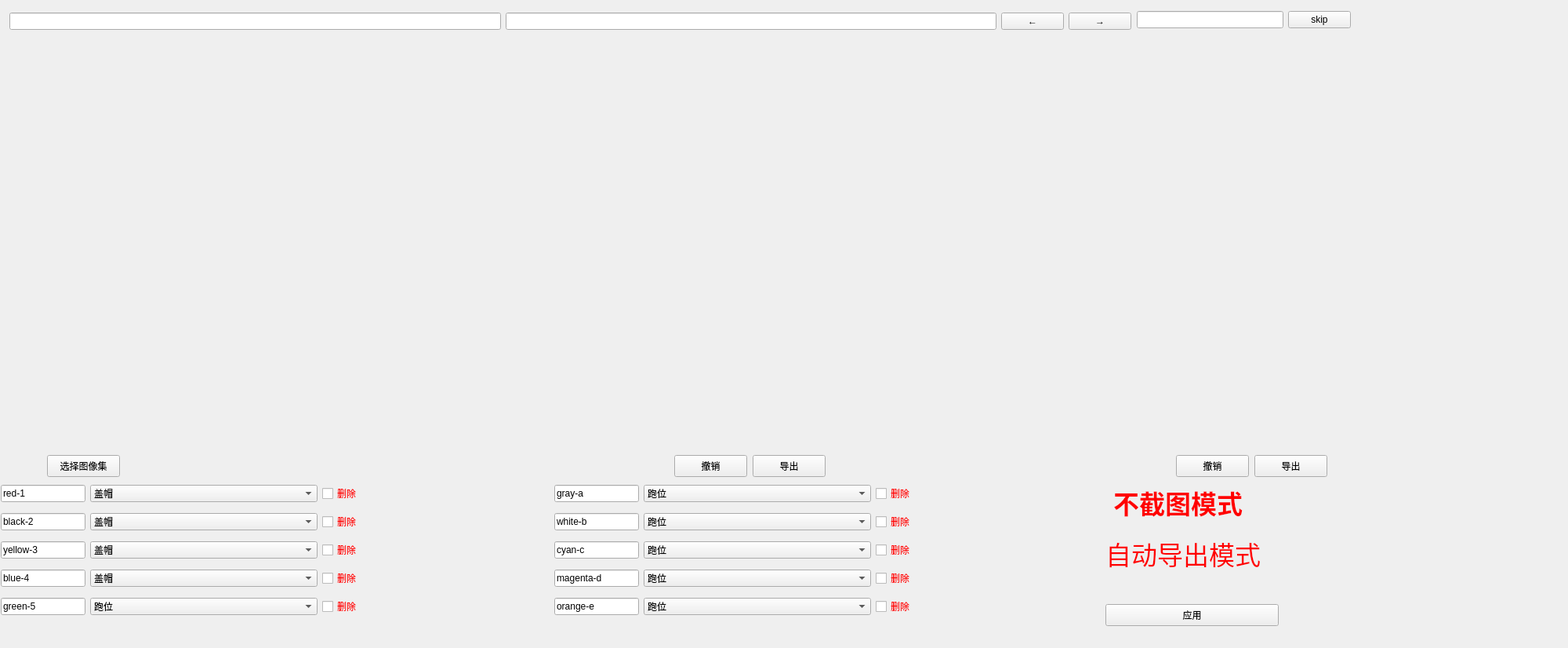
<?xml version="1.0" encoding="UTF-8"?>
<ui version="4.0">
 <class>Form</class>
 <widget class="QWidget" name="Form">
  <property name="geometry">
   <rect>
    <x>0</x>
    <y>0</y>
    <width>2000</width>
    <height>826</height>
   </rect>
  </property>
  <property name="windowTitle">
   <string>Form</string>
  </property>
  <widget class="QWidget" name="layoutWidget">
   <property name="geometry">
    <rect>
     <x>12</x>
     <y>12</y>
     <width>1431</width>
     <height>30</height>
    </rect>
   </property>
   <layout class="QHBoxLayout" name="horizontalLayout">
    <item>
     <widget class="QLineEdit" name="page"/>
    </item>
    <item>
     <widget class="QLineEdit" name="dir"/>
    </item>
    <item>
     <widget class="QPushButton" name="pb_pre">
      <property name="text">
       <string>←</string>
      </property>
     </widget>
    </item>
    <item>
     <widget class="QPushButton" name="pb_next">
      <property name="text">
       <string>→</string>
      </property>
     </widget>
    </item>
   </layout>
  </widget>
  <widget class="QWidget" name="layoutWidget">
   <property name="geometry">
    <rect>
     <x>1450</x>
     <y>10</y>
     <width>273</width>
     <height>30</height>
    </rect>
   </property>
   <layout class="QHBoxLayout" name="horizontalLayout_13">
    <item>
     <widget class="QLineEdit" name="skipline"/>
    </item>
    <item>
     <widget class="QPushButton" name="skip">
      <property name="text">
       <string>skip</string>
      </property>
     </widget>
    </item>
   </layout>
  </widget>
  <widget class="QWidget" name="layoutWidget">
   <property name="geometry">
    <rect>
     <x>1</x>
     <y>611</y>
     <width>1405</width>
     <height>182</height>
    </rect>
   </property>
   <layout class="QHBoxLayout" name="horizontalLayout_12">
    <item>
     <layout class="QVBoxLayout" name="verticalLayout">
      <item>
       <layout class="QHBoxLayout" name="horizontalLayout_2">
        <item>
         <widget class="QLineEdit" name="lineEdit">
          <property name="sizePolicy">
           <sizepolicy hsizetype="Fixed" vsizetype="Fixed">
            <horstretch>0</horstretch>
            <verstretch>0</verstretch>
           </sizepolicy>
          </property>
          <property name="text">
           <string>red-1</string>
          </property>
         </widget>
        </item>
        <item>
         <widget class="QComboBox" name="comb1">
          <item>
           <property name="text">
            <string>盖帽</string>
           </property>
          </item>
          <item>
           <property name="text">
            <string>投篮</string>
           </property>
          </item>
          <item>
           <property name="text">
            <string>罚篮</string>
           </property>
          </item>
          <item>
           <property name="text">
            <string>传球</string>
           </property>
          </item>
          <item>
           <property name="text">
            <string>防守</string>
           </property>
          </item>
          <item>
           <property name="text">
            <string>进攻</string>
           </property>
          </item>
          <item>
           <property name="text">
            <string>站位</string>
           </property>
          </item>
          <item>
           <property name="text">
            <string>挡拆</string>
           </property>
          </item>
          <item>
           <property name="text">
            <string>跑位</string>
           </property>
          </item>
         </widget>
        </item>
        <item>
         <widget class="QCheckBox" name="checkBox1">
          <property name="palette">
           <palette>
            <active>
             <colorrole role="WindowText">
              <brush brushstyle="SolidPattern">
               <color alpha="255">
                <red>255</red>
                <green>0</green>
                <blue>0</blue>
               </color>
              </brush>
             </colorrole>
            </active>
            <inactive>
             <colorrole role="WindowText">
              <brush brushstyle="SolidPattern">
               <color alpha="255">
                <red>255</red>
                <green>0</green>
                <blue>0</blue>
               </color>
              </brush>
             </colorrole>
            </inactive>
            <disabled>
             <colorrole role="WindowText">
              <brush brushstyle="SolidPattern">
               <color alpha="255">
                <red>120</red>
                <green>120</green>
                <blue>120</blue>
               </color>
              </brush>
             </colorrole>
            </disabled>
           </palette>
          </property>
          <property name="text">
           <string>删除</string>
          </property>
          <property name="tristate">
           <bool>false</bool>
          </property>
         </widget>
        </item>
       </layout>
      </item>
      <item>
       <layout class="QHBoxLayout" name="horizontalLayout_3">
        <item>
         <widget class="QLineEdit" name="lineEdit_2">
          <property name="sizePolicy">
           <sizepolicy hsizetype="Fixed" vsizetype="Fixed">
            <horstretch>0</horstretch>
            <verstretch>0</verstretch>
           </sizepolicy>
          </property>
          <property name="text">
           <string>black-2</string>
          </property>
         </widget>
        </item>
        <item>
         <widget class="QComboBox" name="comb2">
          <item>
           <property name="text">
            <string>盖帽</string>
           </property>
          </item>
          <item>
           <property name="text">
            <string>投篮</string>
           </property>
          </item>
          <item>
           <property name="text">
            <string>罚篮</string>
           </property>
          </item>
          <item>
           <property name="text">
            <string>传球</string>
           </property>
          </item>
          <item>
           <property name="text">
            <string>防守</string>
           </property>
          </item>
          <item>
           <property name="text">
            <string>进攻</string>
           </property>
          </item>
          <item>
           <property name="text">
            <string>站位</string>
           </property>
          </item>
          <item>
           <property name="text">
            <string>挡拆</string>
           </property>
          </item>
          <item>
           <property name="text">
            <string>跑位</string>
           </property>
          </item>
         </widget>
        </item>
        <item>
         <widget class="QCheckBox" name="checkBox2">
          <property name="palette">
           <palette>
            <active>
             <colorrole role="WindowText">
              <brush brushstyle="SolidPattern">
               <color alpha="255">
                <red>255</red>
                <green>0</green>
                <blue>0</blue>
               </color>
              </brush>
             </colorrole>
            </active>
            <inactive>
             <colorrole role="WindowText">
              <brush brushstyle="SolidPattern">
               <color alpha="255">
                <red>255</red>
                <green>0</green>
                <blue>0</blue>
               </color>
              </brush>
             </colorrole>
            </inactive>
            <disabled>
             <colorrole role="WindowText">
              <brush brushstyle="SolidPattern">
               <color alpha="255">
                <red>120</red>
                <green>120</green>
                <blue>120</blue>
               </color>
              </brush>
             </colorrole>
            </disabled>
           </palette>
          </property>
          <property name="text">
           <string>删除</string>
          </property>
          <property name="tristate">
           <bool>false</bool>
          </property>
         </widget>
        </item>
       </layout>
      </item>
      <item>
       <layout class="QHBoxLayout" name="horizontalLayout_4">
        <item>
         <widget class="QLineEdit" name="lineEdit_3">
          <property name="sizePolicy">
           <sizepolicy hsizetype="Fixed" vsizetype="Fixed">
            <horstretch>0</horstretch>
            <verstretch>0</verstretch>
           </sizepolicy>
          </property>
          <property name="text">
           <string>yellow-3</string>
          </property>
         </widget>
        </item>
        <item>
         <widget class="QComboBox" name="comb3">
          <item>
           <property name="text">
            <string>盖帽</string>
           </property>
          </item>
          <item>
           <property name="text">
            <string>投篮</string>
           </property>
          </item>
          <item>
           <property name="text">
            <string>罚篮</string>
           </property>
          </item>
          <item>
           <property name="text">
            <string>跑位</string>
           </property>
          </item>
          <item>
           <property name="text">
            <string>传球</string>
           </property>
          </item>
          <item>
           <property name="text">
            <string>防守</string>
           </property>
          </item>
          <item>
           <property name="text">
            <string>进攻</string>
           </property>
          </item>
          <item>
           <property name="text">
            <string>站位</string>
           </property>
          </item>
          <item>
           <property name="text">
            <string>挡拆</string>
           </property>
          </item>
         </widget>
        </item>
        <item>
         <widget class="QCheckBox" name="checkBox3">
          <property name="palette">
           <palette>
            <active>
             <colorrole role="WindowText">
              <brush brushstyle="SolidPattern">
               <color alpha="255">
                <red>255</red>
                <green>0</green>
                <blue>0</blue>
               </color>
              </brush>
             </colorrole>
            </active>
            <inactive>
             <colorrole role="WindowText">
              <brush brushstyle="SolidPattern">
               <color alpha="255">
                <red>255</red>
                <green>0</green>
                <blue>0</blue>
               </color>
              </brush>
             </colorrole>
            </inactive>
            <disabled>
             <colorrole role="WindowText">
              <brush brushstyle="SolidPattern">
               <color alpha="255">
                <red>120</red>
                <green>120</green>
                <blue>120</blue>
               </color>
              </brush>
             </colorrole>
            </disabled>
           </palette>
          </property>
          <property name="text">
           <string>删除</string>
          </property>
          <property name="tristate">
           <bool>false</bool>
          </property>
         </widget>
        </item>
       </layout>
      </item>
      <item>
       <layout class="QHBoxLayout" name="horizontalLayout_5">
        <item>
         <widget class="QLineEdit" name="lineEdit_4">
          <property name="sizePolicy">
           <sizepolicy hsizetype="Fixed" vsizetype="Fixed">
            <horstretch>0</horstretch>
            <verstretch>0</verstretch>
           </sizepolicy>
          </property>
          <property name="text">
           <string>blue-4</string>
          </property>
         </widget>
        </item>
        <item>
         <widget class="QComboBox" name="comb4">
          <item>
           <property name="text">
            <string>盖帽</string>
           </property>
          </item>
          <item>
           <property name="text">
            <string>投篮</string>
           </property>
          </item>
          <item>
           <property name="text">
            <string>跑位</string>
           </property>
          </item>
          <item>
           <property name="text">
            <string>罚篮</string>
           </property>
          </item>
          <item>
           <property name="text">
            <string>传球</string>
           </property>
          </item>
          <item>
           <property name="text">
            <string>防守</string>
           </property>
          </item>
          <item>
           <property name="text">
            <string>进攻</string>
           </property>
          </item>
          <item>
           <property name="text">
            <string>站位</string>
           </property>
          </item>
          <item>
           <property name="text">
            <string>挡拆</string>
           </property>
          </item>
         </widget>
        </item>
        <item>
         <widget class="QCheckBox" name="checkBox4">
          <property name="palette">
           <palette>
            <active>
             <colorrole role="WindowText">
              <brush brushstyle="SolidPattern">
               <color alpha="255">
                <red>255</red>
                <green>0</green>
                <blue>0</blue>
               </color>
              </brush>
             </colorrole>
            </active>
            <inactive>
             <colorrole role="WindowText">
              <brush brushstyle="SolidPattern">
               <color alpha="255">
                <red>255</red>
                <green>0</green>
                <blue>0</blue>
               </color>
              </brush>
             </colorrole>
            </inactive>
            <disabled>
             <colorrole role="WindowText">
              <brush brushstyle="SolidPattern">
               <color alpha="255">
                <red>120</red>
                <green>120</green>
                <blue>120</blue>
               </color>
              </brush>
             </colorrole>
            </disabled>
           </palette>
          </property>
          <property name="text">
           <string>删除</string>
          </property>
          <property name="tristate">
           <bool>false</bool>
          </property>
         </widget>
        </item>
       </layout>
      </item>
      <item>
       <layout class="QHBoxLayout" name="horizontalLayout_6">
        <item>
         <widget class="QLineEdit" name="lineEdit_5">
          <property name="sizePolicy">
           <sizepolicy hsizetype="Fixed" vsizetype="Fixed">
            <horstretch>0</horstretch>
            <verstretch>0</verstretch>
           </sizepolicy>
          </property>
          <property name="text">
           <string>green-5</string>
          </property>
         </widget>
        </item>
        <item>
         <widget class="QComboBox" name="comb5">
          <item>
           <property name="text">
            <string>跑位</string>
           </property>
          </item>
          <item>
           <property name="text">
            <string>投篮</string>
           </property>
          </item>
          <item>
           <property name="text">
            <string>罚篮</string>
           </property>
          </item>
          <item>
           <property name="text">
            <string>盖帽</string>
           </property>
          </item>
          <item>
           <property name="text">
            <string>传球</string>
           </property>
          </item>
          <item>
           <property name="text">
            <string>防守</string>
           </property>
          </item>
          <item>
           <property name="text">
            <string>进攻</string>
           </property>
          </item>
          <item>
           <property name="text">
            <string>站位</string>
           </property>
          </item>
          <item>
           <property name="text">
            <string>挡拆</string>
           </property>
          </item>
         </widget>
        </item>
        <item>
         <widget class="QCheckBox" name="checkBox5">
          <property name="palette">
           <palette>
            <active>
             <colorrole role="WindowText">
              <brush brushstyle="SolidPattern">
               <color alpha="255">
                <red>255</red>
                <green>0</green>
                <blue>0</blue>
               </color>
              </brush>
             </colorrole>
            </active>
            <inactive>
             <colorrole role="WindowText">
              <brush brushstyle="SolidPattern">
               <color alpha="255">
                <red>255</red>
                <green>0</green>
                <blue>0</blue>
               </color>
              </brush>
             </colorrole>
            </inactive>
            <disabled>
             <colorrole role="WindowText">
              <brush brushstyle="SolidPattern">
               <color alpha="255">
                <red>120</red>
                <green>120</green>
                <blue>120</blue>
               </color>
              </brush>
             </colorrole>
            </disabled>
           </palette>
          </property>
          <property name="text">
           <string>删除</string>
          </property>
          <property name="tristate">
           <bool>false</bool>
          </property>
         </widget>
        </item>
       </layout>
      </item>
     </layout>
    </item>
    <item>
     <layout class="QVBoxLayout" name="verticalLayout_2">
      <item>
       <layout class="QHBoxLayout" name="horizontalLayout_7">
        <item>
         <widget class="QLineEdit" name="lineEdit_6">
          <property name="sizePolicy">
           <sizepolicy hsizetype="Fixed" vsizetype="Fixed">
            <horstretch>0</horstretch>
            <verstretch>0</verstretch>
           </sizepolicy>
          </property>
          <property name="text">
           <string>gray-a</string>
          </property>
         </widget>
        </item>
        <item>
         <widget class="QComboBox" name="comb6">
          <item>
           <property name="text">
            <string>跑位</string>
           </property>
          </item>
          <item>
           <property name="text">
            <string>投篮</string>
           </property>
          </item>
          <item>
           <property name="text">
            <string>罚篮</string>
           </property>
          </item>
          <item>
           <property name="text">
            <string>盖帽</string>
           </property>
          </item>
          <item>
           <property name="text">
            <string>传球</string>
           </property>
          </item>
          <item>
           <property name="text">
            <string>防守</string>
           </property>
          </item>
          <item>
           <property name="text">
            <string>进攻</string>
           </property>
          </item>
          <item>
           <property name="text">
            <string>站位</string>
           </property>
          </item>
          <item>
           <property name="text">
            <string>挡拆</string>
           </property>
          </item>
         </widget>
        </item>
        <item>
         <widget class="QCheckBox" name="checkBox6">
          <property name="palette">
           <palette>
            <active>
             <colorrole role="WindowText">
              <brush brushstyle="SolidPattern">
               <color alpha="255">
                <red>255</red>
                <green>0</green>
                <blue>0</blue>
               </color>
              </brush>
             </colorrole>
            </active>
            <inactive>
             <colorrole role="WindowText">
              <brush brushstyle="SolidPattern">
               <color alpha="255">
                <red>255</red>
                <green>0</green>
                <blue>0</blue>
               </color>
              </brush>
             </colorrole>
            </inactive>
            <disabled>
             <colorrole role="WindowText">
              <brush brushstyle="SolidPattern">
               <color alpha="255">
                <red>120</red>
                <green>120</green>
                <blue>120</blue>
               </color>
              </brush>
             </colorrole>
            </disabled>
           </palette>
          </property>
          <property name="text">
           <string>删除</string>
          </property>
          <property name="tristate">
           <bool>false</bool>
          </property>
         </widget>
        </item>
       </layout>
      </item>
      <item>
       <layout class="QHBoxLayout" name="horizontalLayout_8">
        <item>
         <widget class="QLineEdit" name="lineEdit_7">
          <property name="sizePolicy">
           <sizepolicy hsizetype="Fixed" vsizetype="Fixed">
            <horstretch>0</horstretch>
            <verstretch>0</verstretch>
           </sizepolicy>
          </property>
          <property name="text">
           <string>white-b</string>
          </property>
         </widget>
        </item>
        <item>
         <widget class="QComboBox" name="comb7">
          <item>
           <property name="text">
            <string>跑位</string>
           </property>
          </item>
          <item>
           <property name="text">
            <string>投篮</string>
           </property>
          </item>
          <item>
           <property name="text">
            <string>罚篮</string>
           </property>
          </item>
          <item>
           <property name="text">
            <string>盖帽</string>
           </property>
          </item>
          <item>
           <property name="text">
            <string>传球</string>
           </property>
          </item>
          <item>
           <property name="text">
            <string>防守</string>
           </property>
          </item>
          <item>
           <property name="text">
            <string>进攻</string>
           </property>
          </item>
          <item>
           <property name="text">
            <string>站位</string>
           </property>
          </item>
          <item>
           <property name="text">
            <string>挡拆</string>
           </property>
          </item>
         </widget>
        </item>
        <item>
         <widget class="QCheckBox" name="checkBox7">
          <property name="palette">
           <palette>
            <active>
             <colorrole role="WindowText">
              <brush brushstyle="SolidPattern">
               <color alpha="255">
                <red>255</red>
                <green>0</green>
                <blue>0</blue>
               </color>
              </brush>
             </colorrole>
            </active>
            <inactive>
             <colorrole role="WindowText">
              <brush brushstyle="SolidPattern">
               <color alpha="255">
                <red>255</red>
                <green>0</green>
                <blue>0</blue>
               </color>
              </brush>
             </colorrole>
            </inactive>
            <disabled>
             <colorrole role="WindowText">
              <brush brushstyle="SolidPattern">
               <color alpha="255">
                <red>120</red>
                <green>120</green>
                <blue>120</blue>
               </color>
              </brush>
             </colorrole>
            </disabled>
           </palette>
          </property>
          <property name="text">
           <string>删除</string>
          </property>
          <property name="tristate">
           <bool>false</bool>
          </property>
         </widget>
        </item>
       </layout>
      </item>
      <item>
       <layout class="QHBoxLayout" name="horizontalLayout_9">
        <item>
         <widget class="QLineEdit" name="lineEdit_8">
          <property name="sizePolicy">
           <sizepolicy hsizetype="Fixed" vsizetype="Fixed">
            <horstretch>0</horstretch>
            <verstretch>0</verstretch>
           </sizepolicy>
          </property>
          <property name="text">
           <string>cyan-c</string>
          </property>
         </widget>
        </item>
        <item>
         <widget class="QComboBox" name="comb8">
          <item>
           <property name="text">
            <string>跑位</string>
           </property>
          </item>
          <item>
           <property name="text">
            <string>投篮</string>
           </property>
          </item>
          <item>
           <property name="text">
            <string>罚篮</string>
           </property>
          </item>
          <item>
           <property name="text">
            <string>盖帽</string>
           </property>
          </item>
          <item>
           <property name="text">
            <string>传球</string>
           </property>
          </item>
          <item>
           <property name="text">
            <string>防守</string>
           </property>
          </item>
          <item>
           <property name="text">
            <string>进攻</string>
           </property>
          </item>
          <item>
           <property name="text">
            <string>站位</string>
           </property>
          </item>
          <item>
           <property name="text">
            <string>挡拆</string>
           </property>
          </item>
         </widget>
        </item>
        <item>
         <widget class="QCheckBox" name="checkBox8">
          <property name="palette">
           <palette>
            <active>
             <colorrole role="WindowText">
              <brush brushstyle="SolidPattern">
               <color alpha="255">
                <red>255</red>
                <green>0</green>
                <blue>0</blue>
               </color>
              </brush>
             </colorrole>
            </active>
            <inactive>
             <colorrole role="WindowText">
              <brush brushstyle="SolidPattern">
               <color alpha="255">
                <red>255</red>
                <green>0</green>
                <blue>0</blue>
               </color>
              </brush>
             </colorrole>
            </inactive>
            <disabled>
             <colorrole role="WindowText">
              <brush brushstyle="SolidPattern">
               <color alpha="255">
                <red>120</red>
                <green>120</green>
                <blue>120</blue>
               </color>
              </brush>
             </colorrole>
            </disabled>
           </palette>
          </property>
          <property name="text">
           <string>删除</string>
          </property>
          <property name="tristate">
           <bool>false</bool>
          </property>
         </widget>
        </item>
       </layout>
      </item>
      <item>
       <layout class="QHBoxLayout" name="horizontalLayout_10">
        <item>
         <widget class="QLineEdit" name="lineEdit_25">
          <property name="sizePolicy">
           <sizepolicy hsizetype="Fixed" vsizetype="Fixed">
            <horstretch>0</horstretch>
            <verstretch>0</verstretch>
           </sizepolicy>
          </property>
          <property name="text">
           <string>magenta-d</string>
          </property>
         </widget>
        </item>
        <item>
         <widget class="QComboBox" name="comb9">
          <item>
           <property name="text">
            <string>跑位</string>
           </property>
          </item>
          <item>
           <property name="text">
            <string>投篮</string>
           </property>
          </item>
          <item>
           <property name="text">
            <string>罚篮</string>
           </property>
          </item>
          <item>
           <property name="text">
            <string>盖帽</string>
           </property>
          </item>
          <item>
           <property name="text">
            <string>传球</string>
           </property>
          </item>
          <item>
           <property name="text">
            <string>防守</string>
           </property>
          </item>
          <item>
           <property name="text">
            <string>进攻</string>
           </property>
          </item>
          <item>
           <property name="text">
            <string>站位</string>
           </property>
          </item>
          <item>
           <property name="text">
            <string>挡拆</string>
           </property>
          </item>
         </widget>
        </item>
        <item>
         <widget class="QCheckBox" name="checkBox9">
          <property name="palette">
           <palette>
            <active>
             <colorrole role="WindowText">
              <brush brushstyle="SolidPattern">
               <color alpha="255">
                <red>255</red>
                <green>0</green>
                <blue>0</blue>
               </color>
              </brush>
             </colorrole>
            </active>
            <inactive>
             <colorrole role="WindowText">
              <brush brushstyle="SolidPattern">
               <color alpha="255">
                <red>255</red>
                <green>0</green>
                <blue>0</blue>
               </color>
              </brush>
             </colorrole>
            </inactive>
            <disabled>
             <colorrole role="WindowText">
              <brush brushstyle="SolidPattern">
               <color alpha="255">
                <red>120</red>
                <green>120</green>
                <blue>120</blue>
               </color>
              </brush>
             </colorrole>
            </disabled>
           </palette>
          </property>
          <property name="text">
           <string>删除</string>
          </property>
          <property name="tristate">
           <bool>false</bool>
          </property>
         </widget>
        </item>
       </layout>
      </item>
      <item>
       <layout class="QHBoxLayout" name="horizontalLayout_11">
        <item>
         <widget class="QLineEdit" name="lineEdit_28">
          <property name="sizePolicy">
           <sizepolicy hsizetype="Fixed" vsizetype="Fixed">
            <horstretch>0</horstretch>
            <verstretch>0</verstretch>
           </sizepolicy>
          </property>
          <property name="text">
           <string>orange-e</string>
          </property>
         </widget>
        </item>
        <item>
         <widget class="QComboBox" name="comb10">
          <item>
           <property name="text">
            <string>跑位</string>
           </property>
          </item>
          <item>
           <property name="text">
            <string>投篮</string>
           </property>
          </item>
          <item>
           <property name="text">
            <string>罚篮</string>
           </property>
          </item>
          <item>
           <property name="text">
            <string>盖帽</string>
           </property>
          </item>
          <item>
           <property name="text">
            <string>传球</string>
           </property>
          </item>
          <item>
           <property name="text">
            <string>防守</string>
           </property>
          </item>
          <item>
           <property name="text">
            <string>进攻</string>
           </property>
          </item>
          <item>
           <property name="text">
            <string>站位</string>
           </property>
          </item>
          <item>
           <property name="text">
            <string>挡拆</string>
           </property>
          </item>
         </widget>
        </item>
        <item>
         <widget class="QCheckBox" name="checkBox10">
          <property name="palette">
           <palette>
            <active>
             <colorrole role="WindowText">
              <brush brushstyle="SolidPattern">
               <color alpha="255">
                <red>255</red>
                <green>0</green>
                <blue>0</blue>
               </color>
              </brush>
             </colorrole>
            </active>
            <inactive>
             <colorrole role="WindowText">
              <brush brushstyle="SolidPattern">
               <color alpha="255">
                <red>255</red>
                <green>0</green>
                <blue>0</blue>
               </color>
              </brush>
             </colorrole>
            </inactive>
            <disabled>
             <colorrole role="WindowText">
              <brush brushstyle="SolidPattern">
               <color alpha="255">
                <red>120</red>
                <green>120</green>
                <blue>120</blue>
               </color>
              </brush>
             </colorrole>
            </disabled>
           </palette>
          </property>
          <property name="text">
           <string>删除</string>
          </property>
          <property name="tristate">
           <bool>false</bool>
          </property>
         </widget>
        </item>
       </layout>
      </item>
     </layout>
    </item>
   </layout>
  </widget>
  <widget class="QLabel" name="modeLabel">
   <property name="geometry">
    <rect>
     <x>1420</x>
     <y>610</y>
     <width>231</width>
     <height>61</height>
    </rect>
   </property>
   <property name="palette">
    <palette>
     <active>
      <colorrole role="WindowText">
       <brush brushstyle="SolidPattern">
        <color alpha="255">
         <red>255</red>
         <green>0</green>
         <blue>0</blue>
        </color>
       </brush>
      </colorrole>
     </active>
     <inactive>
      <colorrole role="WindowText">
       <brush brushstyle="SolidPattern">
        <color alpha="255">
         <red>255</red>
         <green>0</green>
         <blue>0</blue>
        </color>
       </brush>
      </colorrole>
     </inactive>
     <disabled>
      <colorrole role="WindowText">
       <brush brushstyle="SolidPattern">
        <color alpha="255">
         <red>120</red>
         <green>120</green>
         <blue>120</blue>
        </color>
       </brush>
      </colorrole>
     </disabled>
    </palette>
   </property>
   <property name="font">
    <font>
     <family>Agency FB</family>
     <pointsize>25</pointsize>
     <weight>75</weight>
     <bold>true</bold>
    </font>
   </property>
   <property name="text">
    <string>不截图模式</string>
   </property>
  </widget>
  <widget class="QPushButton" name="undo1">
   <property name="geometry">
    <rect>
     <x>860</x>
     <y>580</y>
     <width>93</width>
     <height>28</height>
    </rect>
   </property>
   <property name="text">
    <string>撤销</string>
   </property>
  </widget>
  <widget class="QPushButton" name="undo2">
   <property name="geometry">
    <rect>
     <x>1500</x>
     <y>580</y>
     <width>93</width>
     <height>28</height>
    </rect>
   </property>
   <property name="text">
    <string>撤销</string>
   </property>
  </widget>
  <widget class="QPushButton" name="flashbutton">
   <property name="geometry">
    <rect>
     <x>1410</x>
     <y>770</y>
     <width>221</width>
     <height>28</height>
    </rect>
   </property>
   <property name="text">
    <string>应用</string>
   </property>
  </widget>
  <widget class="QPushButton" name="out1">
   <property name="geometry">
    <rect>
     <x>960</x>
     <y>580</y>
     <width>93</width>
     <height>28</height>
    </rect>
   </property>
   <property name="text">
    <string>导出</string>
   </property>
  </widget>
  <widget class="QPushButton" name="out2">
   <property name="geometry">
    <rect>
     <x>1600</x>
     <y>580</y>
     <width>93</width>
     <height>28</height>
    </rect>
   </property>
   <property name="text">
    <string>导出</string>
   </property>
  </widget>
  <widget class="QLabel" name="label">
   <property name="geometry">
    <rect>
     <x>1410</x>
     <y>680</y>
     <width>251</width>
     <height>51</height>
    </rect>
   </property>
   <property name="palette">
    <palette>
     <active>
      <colorrole role="WindowText">
       <brush brushstyle="SolidPattern">
        <color alpha="255">
         <red>255</red>
         <green>0</green>
         <blue>0</blue>
        </color>
       </brush>
      </colorrole>
     </active>
     <inactive>
      <colorrole role="WindowText">
       <brush brushstyle="SolidPattern">
        <color alpha="255">
         <red>255</red>
         <green>0</green>
         <blue>0</blue>
        </color>
       </brush>
      </colorrole>
     </inactive>
     <disabled>
      <colorrole role="WindowText">
       <brush brushstyle="SolidPattern">
        <color alpha="255">
         <red>120</red>
         <green>120</green>
         <blue>120</blue>
        </color>
       </brush>
      </colorrole>
     </disabled>
    </palette>
   </property>
   <property name="font">
    <font>
     <pointsize>25</pointsize>
    </font>
   </property>
   <property name="text">
    <string>自动导出模式</string>
   </property>
  </widget>
  <widget class="QPushButton" name="choose">
   <property name="geometry">
    <rect>
     <x>60</x>
     <y>580</y>
     <width>93</width>
     <height>28</height>
    </rect>
   </property>
   <property name="text">
    <string>选择图像集</string>
   </property>
  </widget>
 </widget>
 <resources/>
 <connections/>
</ui>
